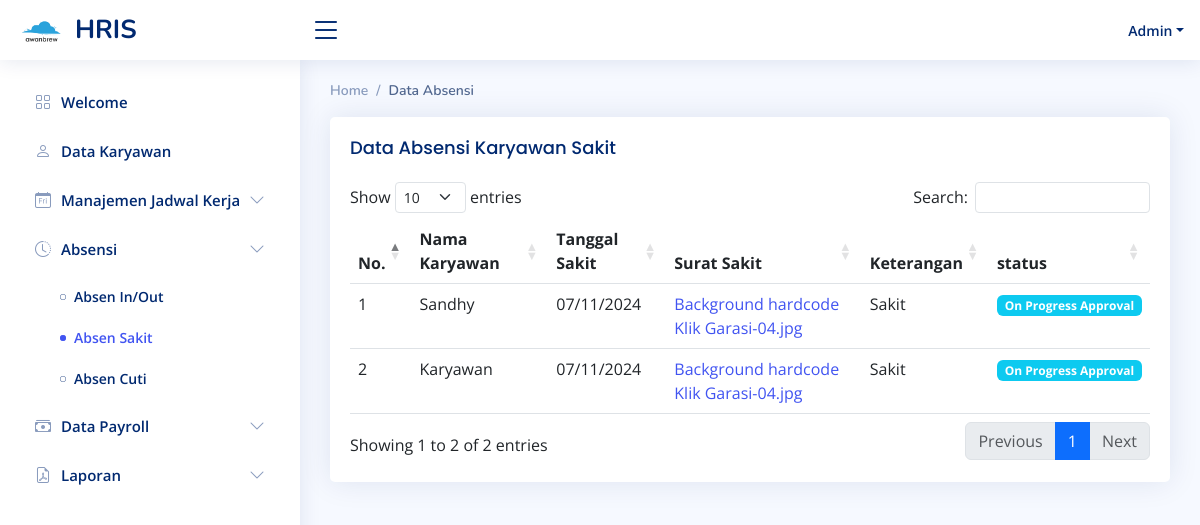
Page /index.php?page=absen_sakit (signed in) on the committed database.
### tables this page shows
CREATE TABLE `tb_absen` (
  `id` int(11) NOT NULL,
  `id_karyawan` varchar(255) NOT NULL,
  `tanggal_absen` varchar(255) NOT NULL,
  `surat_sakit` varchar(255) DEFAULT NULL,
  `keterangan` varchar(255) NOT NULL,
  `type_absen` varchar(255) DEFAULT NULL,
  `status` varchar(255) DEFAULT NULL
);

CREATE TABLE `tb_user` (
  `id` int(11) NOT NULL,
  `name` varchar(255) NOT NULL,
  `password` varchar(255) NOT NULL,
  `role` varchar(255) DEFAULT NULL,
  `salary` varchar(255) DEFAULT NULL,
  `upah_lembur` varchar(255) DEFAULT NULL
);

### pages/absensi/absen_sakit.php (the view, shortened to what this page needs)
<?php
include 'koneksi.php';
?>
<div class="pagetitle">
    <nav>
        <ol class="breadcrumb">
            <li class="breadcrumb-item">Home</li>
            <li class="breadcrumb-item active">Data Absensi</li>
        </ol>
    </nav>
</div>
<section class="section">
    <div class="row">
        <div class="col-lg-12">
            <div class="card">
                <div class="card-body">
                    <h5 class="card-title">
                        Data Absensi Karyawan Sakit
                    </h5>
                    <table class="table" id="datatable">
                        <thead>
                            <tr>
                                <th>No.</th>
                                <th>Nama Karyawan</th>
                                <th>Tanggal Sakit</th>
                                <th>Surat Sakit</th>
                                <th>Keterangan</th>
                                <th>status</th>
                            </tr>
                        </thead>
                        <tbody>
                            <?php
                            $no = 1;
                            $id_user =  $_SESSION['id'];
                            if ($_SESSION['role'] == 'admin' || $_SESSION['role'] == 'owner') {
                                $sql = $conn->query(" SELECT * FROM tb_absen tas LEFT JOIN tb_user tu on tas.id_karyawan = tu.id WHERE tas.type_absen = 'sakit' ");
                            }
                            else {
                                $sql = $conn->query(" SELECT * FROM tb_absen tas LEFT JOIN tb_user tu on tas.id_karyawan = tu.id WHERE id_karyawan = '$id_user' AND tas.type_absen = 'sakit' ");
                            }
                            while ($data = $sql->fetch_assoc()) {
                            ?>
                                <tr>
                                    <td><?php echo $no++; ?></td>
                                    <td><?php echo $data["name"];  ?></td>
                                    <td><?php echo date("d/m/Y", strtotime($data["tanggal_absen"]));  ?></td>
                                    <td><a href="<?php echo "./file_bukti/".$data["surat_sakit"]; ?>" target="_blank"><?php echo $data["surat_sakit"]; ?></a></td>
                                    <td><?php echo $data["keterangan"];  ?></td>
                                    <td>
                                        <?php if (isset($data["status"]) && $data["status"] == 'submit') {  ?>
                                             <span class="badge bg-info">On Progress Approval</span>
                                        <?php } else if (isset($data["status"]) && $data["status"] == 'reject') { ?>
                                            <span class="badge bg-danger">Reject</span>
                                        <?php } else {?>
                                            <span class="badge bg-success">Approve</span>
                                        <?php } ?>
                                    </td>
                                </tr>
                            <?php } ?>
                        </tbody>
                    </table>
                </div>
            </div>
        </div>
    </div>
</section>

### assets/css/style.css (style rules this page uses)
:root { scroll-behavior: smooth; }
body { font-family: "Open Sans", sans-serif; background: #f6f9ff; color: #444444; }
a { color: #4154f1; text-decoration: none; }
h1, h2, h3, h4, h5, h6 { font-family: "Nunito", sans-serif; }
.pagetitle { margin-bottom: 10px; }
.card { margin-bottom: 30px; border: none; border-radius: 5px; box-shadow: 0px 0 30px rgba(1, 41, 112, 0.1); }
.card-title { padding: 20px 0 15px 0; font-size: 18px; font-weight: 500; color: #012970; font-family: "Poppins", sans-serif; }
.card-body { padding: 0 20px 20px 20px; }
.breadcrumb { font-size: 14px; font-family: "Nunito", sans-serif; color: #899bbd; font-weight: 600; }
.breadcrumb .breadcrumb-item::before { color: #899bbd; }
.breadcrumb .active { color: #51678f; font-weight: 600; }

### rows in the picture
tb_absen: tb_user.name "Sandhy", tanggal_absen "07/11/2024", surat_sakit "Background hardcode Klik Garasi-04.jpg", keterangan "Sakit", status "On Progress Approval"
tb_absen: tb_user.name "Karyawan", tanggal_absen "07/11/2024", surat_sakit "Background hardcode Klik Garasi-04.jpg", keterangan "Sakit", status "On Progress Approval"

### other values in the picture
$username "Admin"
